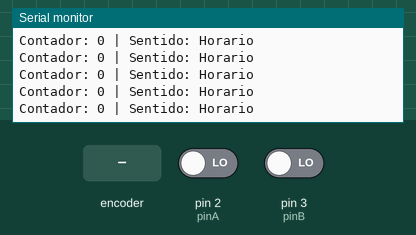
Bench run of a sketch on a simulated Arduino Uno, built with avr-gcc and run on an emulated ATmega328P. Shown: the last lines printed to the serial monitor. The test bench sets the inputs (shaded band); at power-on: pin 2 (pinA) LOW, pin 3 (pinB) LOW.

Above: at 1.2 s.
1.3 s: rotary encoder on pin 2 (pinA) / pin 3 (pinB) turned 1 step (first pin leading)
At 1.56 s:
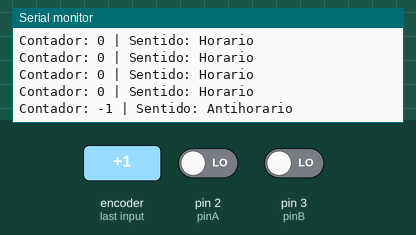
3.3 s: rotary encoder on pin 2 (pinA) / pin 3 (pinB) turned 1 step (first pin leading)
At 3.56 s:
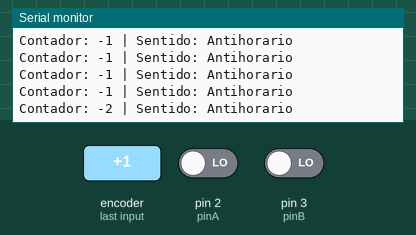

The sketch:

lectura-encoder.ino
```cpp
// Pines del encoder
const int pinA = 2;
const int pinB = 3;

// Variables para el estado del encoder
volatile int contador = 0;
volatile bool sentidoHorario = true;

void setup() {
  pinMode(pinA, INPUT);
  pinMode(pinB, INPUT);
  attachInterrupt(digitalPinToInterrupt(pinA), leerEncoder, RISING);
  Serial.begin(9600);
}

void loop() {
  // Mostrar el contador y sentido de giro
  Serial.print("Contador: ");
  Serial.print(contador);
  Serial.print(" | Sentido: ");
  Serial.println(sentidoHorario ? "Horario" : "Antihorario");
  delay(200);
}

void leerEncoder() {
  // Leer el estado del canal B para determinar el sentido
  if (digitalRead(pinB) == HIGH) {
    contador++;
    sentidoHorario = true;
  } else {
    contador--;
    sentidoHorario = false;
  }
}
```

Measured:
- after the input at 1.3 s, the serial monitor: prints a new line after 0.10 s (image 1)
- after the input at 3.3 s, the serial monitor: prints a new line after 0.11 s (image 2)
